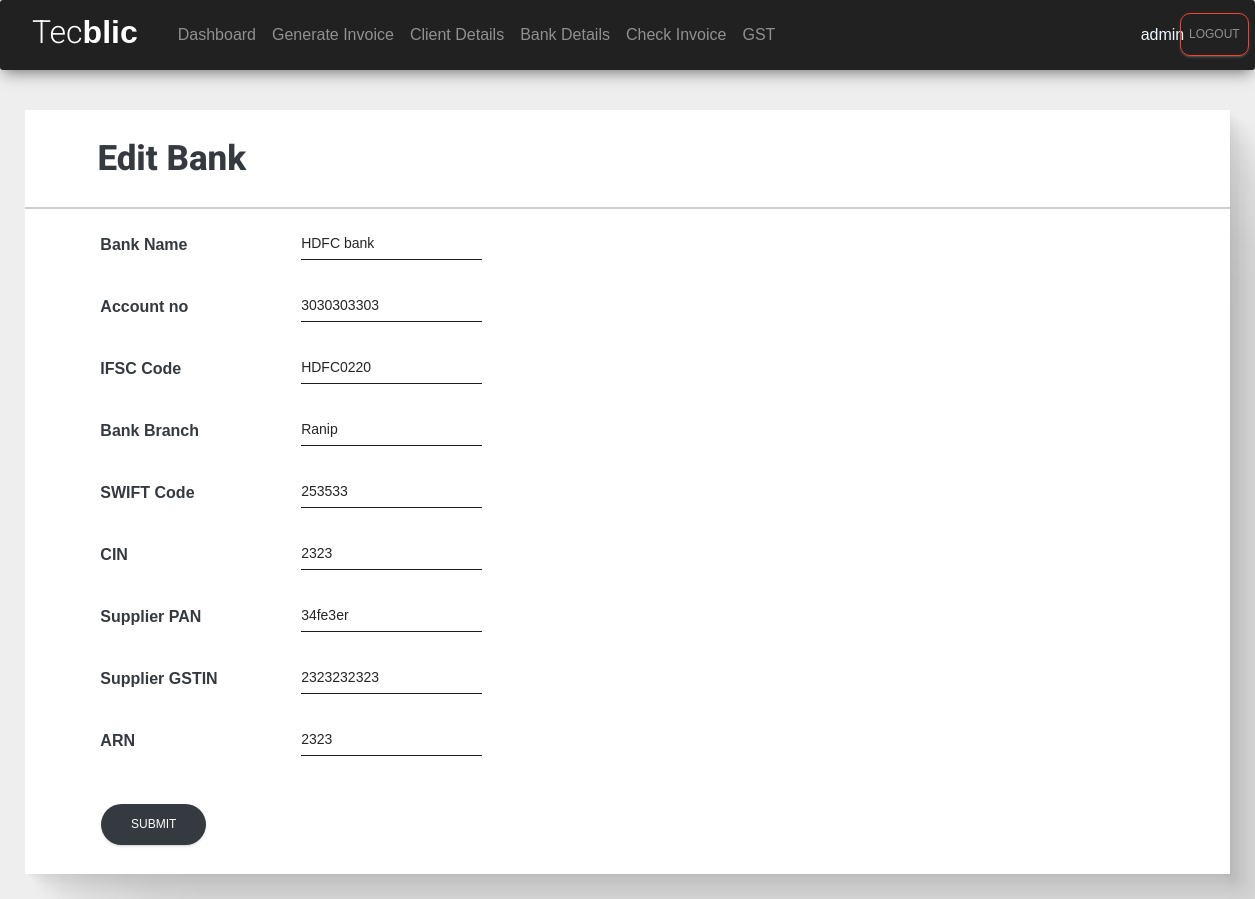
/edit_b?pk=1 (signed in), run on the app's committed database.
### tecblicapp/models.py (models this page shows)
class BankDetails(models.Model):
    bank_name=models.CharField(max_length=40,null=True,blank=True)
    account_no=models.CharField(max_length=30,null=True,blank=True)
    ifsc_code=models.CharField(max_length=11,null=True,blank=True)
    bank_branch=models.CharField(max_length=40,null=True,blank=True)
    swift_code=models.CharField(max_length=11,null=True,blank=True)
    cin=models.CharField(max_length=21,null=True,blank=True)
    supplier_pan=models.CharField(max_length=10,null=True,blank=True)
    supplier_gstin=models.CharField(max_length=15,null=True,blank=True)
    arn=models.CharField(max_length=30,null=True,blank=True)
    def __str__(self):
        return self.bank_name

### tecblicapp/views.py (the view)
# urls.py: path('edit_b',views.edit_bank_detail,name='edit_bank'),
@login_required(login_url='login')
def edit_bank_detail(request):
    print("-------------------------------")
    id=request.GET.get('pk')
    bank_obj=BankDetails.objects.filter(id=id)
    print(bank_obj)
    return render(request,'tecblicapp/edit_bank.html',{"bank":bank_obj})

### tecblicapp/templates/tecblicapp/edit_bank.html (shortened to what this page needs)
<!DOCTYPE html>
<html lang="en">
<head>
     <link href="https://cdn.jsdelivr.net/npm/bootstrap@5.1.3/dist/css/bootstrap.min.css" rel="stylesheet">
 <link rel="stylesheet" href="https://maxcdn.bootstrapcdn.com/font-awesome/latest/css/font-awesome.min.css">
 <link href="/static/assets/css/material-dashboard.css?v=2.1.2" rel="stylesheet" />
 <link href="/static/assets/css/material-dashboard-rtl.css?v=2.1.2" rel="stylesheet" />
</head>
<body>
{% include 'tecblicapp/navbar.html' %}
<div class="" style="  box-shadow:
2.8px 2.8px 2.2px rgba(0, 0, 0, 0.02),
6.7px 6.7px 5.3px rgba(0, 0, 0, 0.028),
12.5px 12.5px 10px rgba(0, 0, 0, 0.035),
22.3px 22.3px 17.9px rgba(0, 0, 0, 0.042),
41.8px 41.8px 33.4px rgba(0, 0, 0, 0.05),
100px 100px 80px rgba(0, 0, 0, 0.07)
;background-color: white;margin:2%;" >
    <form action="bank_form" method="post">
        <br>
        <h4 class=" text-dark " style="position: relative;left: 6%;margin-bottom:2%;font-size: 35px;font-weight: 800">Edit Bank</h4>
        <hr>
        {% for i in bank %}
        <div class="form-group row" style="position: relative;left: 5%;">
            <label class="col-sm-2 col-form-label text-dark" style="font-weight: bold;">Bank Name</label>
            <div class="col-auto">
                <label><input type="text"  value="{{i.bank_name}}" class="form-control",id="desription{{forloop.counter}}" style="background-image: linear-gradient(to top, rgb(39, 37, 37) 2px, rgba(255, 255, 255, 0) 2px), linear-gradient(to top, #1d1b1b 1px, rgba(255, 255, 255, 0) 1px);color:rgb(39, 37, 37);" name = "bank_name" placeholder="Description" required></label>
            </div>
        </div>
        <div class="form-group row" style="position: relative;left: 5%;">
            <label class="col-sm-2 col-form-label text-dark" style="font-weight: bold;">Account no</label>
            <div class="col-auto">
                <label><input type="text" value="{{i.account_no}}" class="form-control",id="desription{{forloop.counter}}" style="background-image: linear-gradient(to top, rgb(39, 37, 37) 2px, rgba(255, 255, 255, 0) 2px), linear-gradient(to top, #1d1b1b 1px, rgba(255, 255, 255, 0) 1px);color:rgb(39, 37, 37);" name = "account_no"  placeholder="Description" required></label>
            </div>
        </div>
        <div class="form-group row" style="position: relative;left: 5%;">
            <label class="col-sm-2 col-form-label text-dark" style="font-weight: bold;">IFSC Code</label>
            <div class="col-auto">
                <label><input type="text" value="{{i.ifsc_code}}" class="form-control",id="desription{{forloop.counter}}" style="background-image: linear-gradient(to top, rgb(39, 37, 37) 2px, rgba(255, 255, 255, 0) 2px), linear-gradient(to top, #1d1b1b 1px, rgba(255, 255, 255, 0) 1px);color:rgb(39, 37, 37);" name = "ifsc_code"  placeholder="Description" required></label>
            </div>
        </div>
        <div class="form-group row" style="position: relative;left: 5%;">
            <label class="col-sm-2 col-form-label text-dark" style="font-weight: bold;">Bank Branch</label>
            <div class="col-auto">
                <label><input type="text" value="{{i.bank_branch}}" class="form-control",id="desription{{forloop.counter}}" style="background-image: linear-gradient(to top, rgb(39, 37, 37) 2px, rgba(255, 255, 255, 0) 2px), linear-gradient(to top, #1d1b1b 1px, rgba(255, 255, 255, 0) 1px);color:rgb(39, 37, 37);" name = "bank_branch" placeholder="Description" required></label>
            </div>
        </div>
        <div class="form-group row" style="position: relative;left: 5%;">
            <label class="col-sm-2 col-form-label text-dark" style="font-weight: bold;">SWIFT Code</label>
            <div class="col-auto">
                <label><input type="text" value="{{i.swift_code}}" class="form-control",id="desription{{forloop.counter}}" style="background-image: linear-gradient(to top, rgb(39, 37, 37) 2px, rgba(255, 255, 255, 0) 2px), linear-gradient(to top, #1d1b1b 1px, rgba(255, 255, 255, 0) 1px);color:rgb(39, 37, 37);" name = "swift_code"  placeholder="Description" required></label>
            </div>
        </div>
        <div class="form-group row" style="position: relative;left: 5%;">
            <label class="col-sm-2 col-form-label text-dark" style="font-weight: bold;">CIN</label>
            <div class="col-auto">
                <label><input type="text" value="{{i.cin}}" class="form-control",id="desription{{forloop.counter}}" style="background-image: linear-gradient(to top, rgb(39, 37, 37) 2px, rgba(255, 255, 255, 0) 2px), linear-gradient(to top, #1d1b1b 1px, rgba(255, 255, 255, 0) 1px);color:rgb(39, 37, 37);" name = "cin"  placeholder="Description" required></label>
            </div>
        </div>
        <div class="form-group row" style="position: relative;left: 5%;">
            <label class="col-sm-2 col-form-label text-dark" style="font-weight: bold;">Supplier PAN</label>
            <div class="col-auto">
                <label><input type="text" value="{{i.supplier_pan}}" class="form-control",id="desription{{forloop.counter}}" style="background-image: linear-gradient(to top, rgb(39, 37, 37) 2px, rgba(255, 255, 255, 0) 2px), linear-gradient(to top, #1d1b1b 1px, rgba(255, 255, 255, 0) 1px);color:rgb(39, 37, 37);" name = "supplier_pan" placeholder="Description" required></label>
            </div>
        </div>
        <div class="form-group row" style="position: relative;left: 5%;">
            <label class="col-sm-2 col-form-label text-dark" style="font-weight: bold;">Supplier GSTIN</label>
            <div class="col-auto">
                <label><input type="text" value="{{i.supplier_gstin}}" class="form-control",id="desription{{forloop.counter}}" style="background-image: linear-gradient(to top, rgb(39, 37, 37) 2px, rgba(255, 255, 255, 0) 2px), linear-gradient(to top, #1d1b1b 1px, rgba(255, 255, 255, 0) 1px);color:rgb(39, 37, 37);" name = "supplier_gstin"  placeholder="Description" required></label>
            </div>
        </div>
        <div class="form-group row" style="position: relative;left: 5%;">
            <label class="col-sm-2 col-form-label text-dark" style="font-weight: bold;">ARN</label>
            <div class="col-auto">
                <label><input type="text" value="{{i.arn}}" class="form-control",id="desription{{forloop.counter}}" style="background-image: linear-gradient(to top, rgb(39, 37, 37) 2px, rgba(255, 255, 255, 0) 2px), linear-gradient(to top, #1d1b1b 1px, rgba(255, 255, 255, 0) 1px);color:rgb(39, 37, 37);" name = "arn"  placeholder="Description" required></label>
            </div>
        </div>
        <br>
        {% endfor %}
        <input type="submit" value="SUBMIT" class="ml-3 btn btn-dark bg-dark" style="position: relative;left: 5%;border-radius:40px;">
    <br><br>
</form>
</div>
</body>
</html>

### tecblicapp/templates/tecblicapp/navbar.html (shortened to what this page needs)
{% load static %}
<nav class="navbar navbar-expand-lg navbar-dark bg-dark" style="margin-bottom:40px;opacity:1;">
  <div class="collapse navbar-collapse" id="navbarCollapse">
    <div class="navbar-nav">
     <a class="navbar-brand" href="{% url 'home_page' %}">
        <h3 class="mx-3" style="position:relative;bottom:30px;font-size: xx-large;"> Tec<b style="font-weight:bold;">blic</b></h3>
      </a>
      <a class="nav-item nav-link  " id="s2" href=" {% url 'home_page' %}">Dashboard</a>
      <a class="nav-item nav-link " id="s3" href="{% url 'invoice_details' %}">Generate Invoice</a>
      <a class="nav-item nav-link" id="s4" href="{% url 'client-detail' %}">Client Details</a>
      <a class="nav-item nav-link {% block BankDetail %}{% endblock  %}" id="s5" href="{% url 'bank-detail' %}">Bank Details</a>
      <a class="nav-item nav-link {% block CheckInvoice %}{% endblock  %}" id="s6" href="{% url 'check_invoices' %}">Check Invoice</a>
      <a class="nav-item nav-link {% block gst %}{% endblock  %} mr-4"  id="s7" href="{% url 'gst' %}">GST</a>
      <span class="nav-item nav-link" style="font-weight: bolder;position:absolute;right:5%;color: aliceblue;" id="s1"> {{request.user}} </span>
      <a class="nav-item nav-link btn btn-outline-danger" style="border-radius: 10px;position:absolute;right:5px;" href="{% url 'logout' %}">Logout</a>
    </div>
  </div>
</nav>

### tecblicapp/templates/tecblicapp/edit_bank.html (style rules this page uses)
* { font-family: Arial, Helvetica, sans-serif; }
body { overflow-x: hidden; }

### data on the page
BankDetails: bank_name "HDFC bank", account_no "3030303303", ifsc_code "HDFC0220", bank_branch "Ranip", swift_code "253533", cin "2323", supplier_pan "34fe3er", supplier_gstin "2323232323", arn "2323"

### other printed values
{{ request.user }} "admin"
